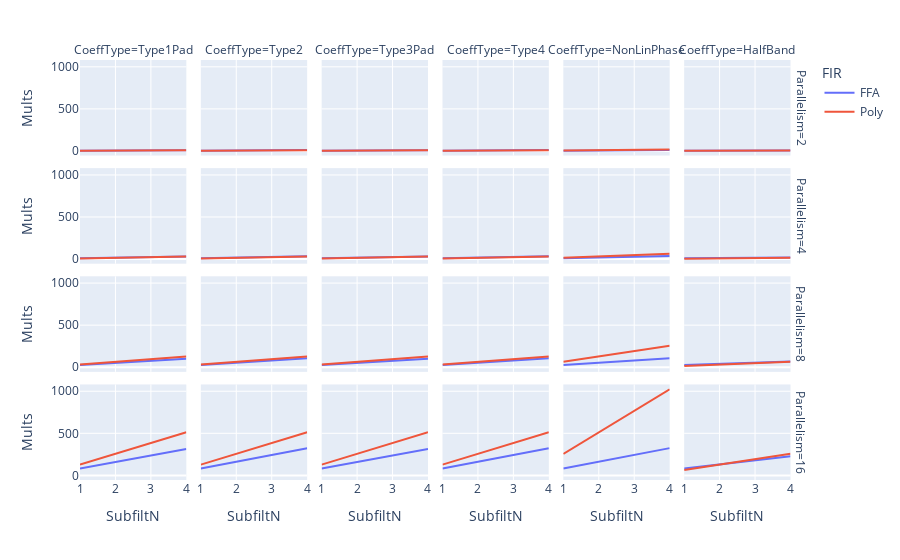

The notebook cell this image was saved under:
### Code cell
import plotly.express as px
px.line(frame, x='SubfiltN',y='Mults', color='FIR', facet_row='Parallelism', facet_col='CoeffType', height=1000)

### Figure 1 — Plotly figure (JSON) as saved in the notebook; plotly's stock layout.template omitted (floating-point values rounded to 4 significant figures)
{"data": [{"hovertemplate": "FIR=FFA<br>Parallelism=2<br>CoeffType=Type1Pad<br>SubfiltN=%{x}<br>Mults=%{y}<extra></extra>", "legendgroup": "FFA", "line": {"color": "#636efa", "dash": "solid"}, "mode": "lines", "name": "FFA", "orientation": "v", "showlegend": true, "type": "scatter", "x": [1, 2, 3, 4], "xaxis": "x19", "y": [3, 4, 6, 8], "yaxis": "y19"}, {"hovertemplate": "FIR=FFA<br>Parallelism=2<br>CoeffType=Type2<br>SubfiltN=%{x}<br>Mults=%{y}<extra></extra>", "legendgroup": "FFA", "line": {"color": "#636efa", "dash": "solid"}, "mode": "lines", "name": "FFA", "orientation": "v", "showlegend": false, "type": "scatter", "x": [1, 2, 3, 4], "xaxis": "x20", "y": [3, 5, 8, 10], "yaxis": "y20"}, {"hovertemplate": "FIR=FFA<br>Parallelism=2<br>CoeffType=Type3Pad<br>SubfiltN=%{x}<br>Mults=%{y}<extra></extra>", "legendgroup": "FFA", "line": {"color": "#636efa", "dash": "solid"}, "mode": "lines", "name": "FFA", "orientation": "v", "showlegend": false, "type": "scatter", "x": [1, 2, 3, 4], "xaxis": "x21", "y": [3, 4, 6, 8], "yaxis": "y21"}, {"hovertemplate": "FIR=FFA<br>Parallelism=2<br>CoeffType=Type4<br>SubfiltN=%{x}<br>Mults=%{y}<extra></extra>", "legendgroup": "FFA", "line": {"color": "#636efa", "dash": "solid"}, "mode": "lines", "name": "FFA", "orientation": "v", "showlegend": false, "type": "scatter", "x": [1, 2, 3, 4], "xaxis": "x22", "y": [3, 5, 7, 10], "yaxis": "y22"}, {"hovertemplate": "FIR=FFA<br>Parallelism=2<br>CoeffType=NonLinPhase<br>SubfiltN=%{x}<br>Mults=%{y}<extra></extra>", "legendgroup": "FFA", "line": {"color": "#636efa", "dash": "solid"}, "mode": "lines", "name": "FFA", "orientation": "v", "showlegend": false, "type": "scatter", "x": [1, 2, 3, 4], "xaxis": "x23", "y": [3, 6, 9, 12], "yaxis": "y23"}, {"hovertemplate": "FIR=FFA<br>Parallelism=2<br>CoeffType=HalfBand<br>SubfiltN=%{x}<br>Mults=%{y}<extra></extra>", "legendgroup": "FFA", "line": {"color": "#636efa", "dash": "solid"}, "mode": "lines", "name": "FFA", "orientation": "v", "showlegend": false, "type": "scatter", "x": [1, 2, 3, 4], "xaxis": "x24", "y": [3, 3, 5, 5], "yaxis": "y24"}, {"hovertemplate": "FIR=FFA<br>Parallelism=4<br>CoeffType=Type1Pad<br>SubfiltN=%{x}<br>Mults=%{y}<extra></extra>", "legendgroup": "FFA", "line": {"color": "#636efa", "dash": "solid"}, "mode": "lines", "name": "FFA", "orientation": "v", "showlegend": false, "type": "scatter", "x": [1, 2, 3, 4], "xaxis": "x13", "y": [9, 15, 23, 30], "yaxis": "y13"}, {"hovertemplate": "FIR=FFA<br>Parallelism=4<br>CoeffType=Type2<br>SubfiltN=%{x}<br>Mults=%{y}<extra></extra>", "legendgroup": "FFA", "line": {"color": "#636efa", "dash": "solid"}, "mode": "lines", "name": "FFA", "orientation": "v", "showlegend": false, "type": "scatter", "x": [1, 2, 3, 4], "xaxis": "x14", "y": [9, 17, 26, 34], "yaxis": "y14"}, {"hovertemplate": "FIR=FFA<br>Parallelism=4<br>CoeffType=Type3Pad<br>SubfiltN=%{x}<br>Mults=%{y}<extra></extra>", "legendgroup": "FFA", "line": {"color": "#636efa", "dash": "solid"}, "mode": "lines", "name": "FFA", "orientation": "v", "showlegend": false, "type": "scatter", "x": [1, 2, 3, 4], "xaxis": "x15", "y": [9, 15, 22, 30], "yaxis": "y15"}, {"hovertemplate": "FIR=FFA<br>Parallelism=4<br>CoeffType=Type4<br>SubfiltN=%{x}<br>Mults=%{y}<extra></extra>", "legendgroup": "FFA", "line": {"color": "#636efa", "dash": "solid"}, "mode": "lines", "name": "FFA", "orientation": "v", "showlegend": false, "type": "scatter", "x": [1, 2, 3, 4], "xaxis": "x16", "y": [9, 17, 25, 34], "yaxis": "y16"}, {"hovertemplate": "FIR=FFA<br>Parallelism=4<br>CoeffType=NonLinPhase<br>SubfiltN=%{x}<br>Mults=%{y}<extra></extra>", "legendgroup": "FFA", "line": {"color": "#636efa", "dash": "solid"}, "mode": "lines", "name": "FFA", "orientation": "v", "showlegend": false, "type": "scatter", "x": [1, 2, 3, 4], "xaxis": "x17", "y": [9, 18, 27, 36], "yaxis": "y17"}, {"hovertemplate": "FIR=FFA<br>Parallelism=4<br>CoeffType=HalfBand<br>SubfiltN=%{x}<br>Mults=%{y}<extra></extra>", "legendgroup": "FFA", "line": {"color": "#636efa", "dash": "solid"}, "mode": "lines", "name": "FFA", "orientation": "v", "showlegend": false, "type": "scatter", "x": [1, 2, 3, 4], "xaxis": "x18", "y": [9, 11, 15, 19], "yaxis": "y18"}, {"hovertemplate": "FIR=FFA<br>Parallelism=8<br>CoeffType=Type1Pad<br>SubfiltN=%{x}<br>Mults=%{y}<extra></extra>", "legendgroup": "FFA", "line": {"color": "#636efa", "dash": "solid"}, "mode": "lines", "name": "FFA", "orientation": "v", "showlegend": false, "type": "scatter", "x": [1, 2, 3, 4], "xaxis": "x7", "y": [27, 50, 76, 100], "yaxis": "y7"}, {"hovertemplate": "FIR=FFA<br>Parallelism=8<br>CoeffType=Type2<br>SubfiltN=%{x}<br>Mults=%{y}<extra></extra>", "legendgroup": "FFA", "line": {"color": "#636efa", "dash": "solid"}, "mode": "lines", "name": "FFA", "orientation": "v", "showlegend": false, "type": "scatter", "x": [1, 2, 3, 4], "xaxis": "x8", "y": [27, 53, 80, 106], "yaxis": "y8"}, {"hovertemplate": "FIR=FFA<br>Parallelism=8<br>CoeffType=Type3Pad<br>SubfiltN=%{x}<br>Mults=%{y}<extra></extra>", "legendgroup": "FFA", "line": {"color": "#636efa", "dash": "solid"}, "mode": "lines", "name": "FFA", "orientation": "v", "showlegend": false, "type": "scatter", "x": [1, 2, 3, 4], "xaxis": "x9", "y": [27, 50, 74, 100], "yaxis": "y9"}, {"hovertemplate": "FIR=FFA<br>Parallelism=8<br>CoeffType=Type4<br>SubfiltN=%{x}<br>Mults=%{y}<extra></extra>", "legendgroup": "FFA", "line": {"color": "#636efa", "dash": "solid"}, "mode": "lines", "name": "FFA", "orientation": "v", "showlegend": false, "type": "scatter", "x": [1, 2, 3, 4], "xaxis": "x10", "y": [27, 53, 79, 106], "yaxis": "y10"}, {"hovertemplate": "FIR=FFA<br>Parallelism=8<br>CoeffType=NonLinPhase<br>SubfiltN=%{x}<br>Mults=%{y}<extra></extra>", "legendgroup": "FFA", "line": {"color": "#636efa", "dash": "solid"}, "mode": "lines", "name": "FFA", "orientation": "v", "showlegend": false, "type": "scatter", "x": [1, 2, 3, 4], "xaxis": "x11", "y": [27, 54, 81, 108], "yaxis": "y11"}, {"hovertemplate": "FIR=FFA<br>Parallelism=8<br>CoeffType=HalfBand<br>SubfiltN=%{x}<br>Mults=%{y}<extra></extra>", "legendgroup": "FFA", "line": {"color": "#636efa", "dash": "solid"}, "mode": "lines", "name": "FFA", "orientation": "v", "showlegend": false, "type": "scatter", "x": [1, 2, 3, 4], "xaxis": "x12", "y": [27, 39, 55, 69], "yaxis": "y12"}, {"hovertemplate": "FIR=FFA<br>Parallelism=16<br>CoeffType=Type1Pad<br>SubfiltN=%{x}<br>Mults=%{y}<extra></extra>", "legendgroup": "FFA", "line": {"color": "#636efa", "dash": "solid"}, "mode": "lines", "name": "FFA", "orientation": "v", "showlegend": false, "type": "scatter", "x": [1, 2, 3, 4], "xaxis": "x", "y": [81, 157, 237, 314], "yaxis": "y"}, {"hovertemplate": "FIR=FFA<br>Parallelism=16<br>CoeffType=Type2<br>SubfiltN=%{x}<br>Mults=%{y}<extra></extra>", "legendgroup": "FFA", "line": {"color": "#636efa", "dash": "solid"}, "mode": "lines", "name": "FFA", "orientation": "v", "showlegend": false, "type": "scatter", "x": [1, 2, 3, 4], "xaxis": "x2", "y": [81, 161, 242, 322], "yaxis": "y2"}, {"hovertemplate": "FIR=FFA<br>Parallelism=16<br>CoeffType=Type3Pad<br>SubfiltN=%{x}<br>Mults=%{y}<extra></extra>", "legendgroup": "FFA", "line": {"color": "#636efa", "dash": "solid"}, "mode": "lines", "name": "FFA", "orientation": "v", "showlegend": false, "type": "scatter", "x": [1, 2, 3, 4], "xaxis": "x3", "y": [81, 157, 234, 314], "yaxis": "y3"}, {"hovertemplate": "FIR=FFA<br>Parallelism=16<br>CoeffType=Type4<br>SubfiltN=%{x}<br>Mults=%{y}<extra></extra>", "legendgroup": "FFA", "line": {"color": "#636efa", "dash": "solid"}, "mode": "lines", "name": "FFA", "orientation": "v", "showlegend": false, "type": "scatter", "x": [1, 2, 3, 4], "xaxis": "x4", "y": [81, 161, 241, 322], "yaxis": "y4"}, {"hovertemplate": "FIR=FFA<br>Parallelism=16<br>CoeffType=NonLinPhase<br>SubfiltN=%{x}<br>Mults=%{y}<extra></extra>", "legendgroup": "FFA", "line": {"color": "#636efa", "dash": "solid"}, "mode": "lines", "name": "FFA", "orientation": "v", "showlegend": false, "type": "scatter", "x": [1, 2, 3, 4], "xaxis": "x5", "y": [81, 162, 243, 324], "yaxis": "y5"}, {"hovertemplate": "FIR=FFA<br>Parallelism=16<br>CoeffType=HalfBand<br>SubfiltN=%{x}<br>Mults=%{y}<extra></extra>", "legendgroup": "FFA", "line": {"color": "#636efa", "dash": "solid"}, "mode": "lines", "name": "FFA", "orientation": "v", "showlegend": false, "type": "scatter", "x": [1, 2, 3, 4], "xaxis": "x6", "y": [81, 127, 179, 227], "yaxis": "y6"}, {"hovertemplate": "FIR=Poly<br>Parallelism=2<br>CoeffType=Type1Pad<br>SubfiltN=%{x}<br>Mults=%{y}<extra></extra>", "legendgroup": "Poly", "line": {"color": "#EF553B", "dash": "solid"}, "mode": "lines", "name": "Poly", "orientation": "v", "showlegend": true, "type": "scatter", "x": [1, 2, 3, 4], "xaxis": "x19", "y": [2, 4, 6, 8], "yaxis": "y19"}, {"hovertemplate": "FIR=Poly<br>Parallelism=2<br>CoeffType=Type2<br>SubfiltN=%{x}<br>Mults=%{y}<extra></extra>", "legendgroup": "Poly", "line": {"color": "#EF553B", "dash": "solid"}, "mode": "lines", "name": "Poly", "orientation": "v", "showlegend": false, "type": "scatter", "x": [1, 2, 3, 4], "xaxis": "x20", "y": [2, 4, 6, 8], "yaxis": "y20"}, {"hovertemplate": "FIR=Poly<br>Parallelism=2<br>CoeffType=Type3Pad<br>SubfiltN=%{x}<br>Mults=%{y}<extra></extra>", "legendgroup": "Poly", "line": {"color": "#EF553B", "dash": "solid"}, "mode": "lines", "name": "Poly", "orientation": "v", "showlegend": false, "type": "scatter", "x": [1, 2, 3, 4], "xaxis": "x21", "y": [2, 4, 6, 8], "yaxis": "y21"}, {"hovertemplate": "FIR=Poly<br>Parallelism=2<br>CoeffType=Type4<br>SubfiltN=%{x}<br>Mults=%{y}<extra></extra>", "legendgroup": "Poly", "line": {"color": "#EF553B", "dash": "solid"}, "mode": "lines", "name": "Poly", "orientation": "v", "showlegend": false, "type": "scatter", "x": [1, 2, 3, 4], "xaxis": "x22", "y": [2, 4, 6, 8], "yaxis": "y22"}, {"hovertemplate": "FIR=Poly<br>Parallelism=2<br>CoeffType=NonLinPhase<br>SubfiltN=%{x}<br>Mults=%{y}<extra></extra>", "legendgroup": "Poly", "line": {"color": "#EF553B", "dash": "solid"}, "mode": "lines", "name": "Poly", "orientation": "v", "showlegend": false, "type": "scatter", "x": [1, 2, 3, 4], "xaxis": "x23", "y": [4, 8, 12, 16], "yaxis": "y23"}, {"hovertemplate": "FIR=Poly<br>Parallelism=2<br>CoeffType=HalfBand<br>SubfiltN=%{x}<br>Mults=%{y}<extra></extra>", "legendgroup": "Poly", "line": {"color": "#EF553B", "dash": "solid"}, "mode": "lines", "name": "Poly", "orientation": "v", "showlegend": false, "type": "scatter", "x": [1, 2, 3, 4], "xaxis": "x24", "y": [2, 2, 4, 4], "yaxis": "y24"}, {"hovertemplate": "FIR=Poly<br>Parallelism=4<br>CoeffType=Type1Pad<br>SubfiltN=%{x}<br>Mults=%{y}<extra></extra>", "legendgroup": "Poly", "line": {"color": "#EF553B", "dash": "solid"}, "mode": "lines", "name": "Poly", "orientation": "v", "showlegend": false, "type": "scatter", "x": [1, 2, 3, 4], "xaxis": "x13", "y": [8, 16, 24, 32], "yaxis": "y13"}, {"hovertemplate": "FIR=Poly<br>Parallelism=4<br>CoeffType=Type2<br>SubfiltN=%{x}<br>Mults=%{y}<extra></extra>", "legendgroup": "Poly", "line": {"color": "#EF553B", "dash": "solid"}, "mode": "lines", "name": "Poly", "orientation": "v", "showlegend": false, "type": "scatter", "x": [1, 2, 3, 4], "xaxis": "x14", "y": [8, 16, 24, 32], "yaxis": "y14"}, {"hovertemplate": "FIR=Poly<br>Parallelism=4<br>CoeffType=Type3Pad<br>SubfiltN=%{x}<br>Mults=%{y}<extra></extra>", "legendgroup": "Poly", "line": {"color": "#EF553B", "dash": "solid"}, "mode": "lines", "name": "Poly", "orientation": "v", "showlegend": false, "type": "scatter", "x": [1, 2, 3, 4], "xaxis": "x15", "y": [8, 16, 24, 32], "yaxis": "y15"}, {"hovertemplate": "FIR=Poly<br>Parallelism=4<br>CoeffType=Type4<br>SubfiltN=%{x}<br>Mults=%{y}<extra></extra>", "legendgroup": "Poly", "line": {"color": "#EF553B", "dash": "solid"}, "mode": "lines", "name": "Poly", "orientation": "v", "showlegend": false, "type": "scatter", "x": [1, 2, 3, 4], "xaxis": "x16", "y": [8, 16, 24, 32], "yaxis": "y16"}, {"hovertemplate": "FIR=Poly<br>Parallelism=4<br>CoeffType=NonLinPhase<br>SubfiltN=%{x}<br>Mults=%{y}<extra></extra>", "legendgroup": "Poly", "line": {"color": "#EF553B", "dash": "solid"}, "mode": "lines", "name": "Poly", "orientation": "v", "showlegend": false, "type": "scatter", "x": [1, 2, 3, 4], "xaxis": "x17", "y": [16, 32, 48, 64], "yaxis": "y17"}, {"hovertemplate": "FIR=Poly<br>Parallelism=4<br>CoeffType=HalfBand<br>SubfiltN=%{x}<br>Mults=%{y}<extra></extra>", "legendgroup": "Poly", "line": {"color": "#EF553B", "dash": "solid"}, "mode": "lines", "name": "Poly", "orientation": "v", "showlegend": false, "type": "scatter", "x": [1, 2, 3, 4], "xaxis": "x18", "y": [4, 8, 12, 16], "yaxis": "y18"}, {"hovertemplate": "FIR=Poly<br>Parallelism=8<br>CoeffType=Type1Pad<br>SubfiltN=%{x}<br>Mults=%{y}<extra></extra>", "legendgroup": "Poly", "line": {"color": "#EF553B", "dash": "solid"}, "mode": "lines", "name": "Poly", "orientation": "v", "showlegend": false, "type": "scatter", "x": [1, 2, 3, 4], "xaxis": "x7", "y": [32, 64, 96, 128], "yaxis": "y7"}, {"hovertemplate": "FIR=Poly<br>Parallelism=8<br>CoeffType=Type2<br>SubfiltN=%{x}<br>Mults=%{y}<extra></extra>", "legendgroup": "Poly", "line": {"color": "#EF553B", "dash": "solid"}, "mode": "lines", "name": "Poly", "orientation": "v", "showlegend": false, "type": "scatter", "x": [1, 2, 3, 4], "xaxis": "x8", "y": [32, 64, 96, 128], "yaxis": "y8"}, {"hovertemplate": "FIR=Poly<br>Parallelism=8<br>CoeffType=Type3Pad<br>SubfiltN=%{x}<br>Mults=%{y}<extra></extra>", "legendgroup": "Poly", "line": {"color": "#EF553B", "dash": "solid"}, "mode": "lines", "name": "Poly", "orientation": "v", "showlegend": false, "type": "scatter", "x": [1, 2, 3, 4], "xaxis": "x9", "y": [32, 64, 96, 128], "yaxis": "y9"}, {"hovertemplate": "FIR=Poly<br>Parallelism=8<br>CoeffType=Type4<br>SubfiltN=%{x}<br>Mults=%{y}<extra></extra>", "legendgroup": "Poly", "line": {"color": "#EF553B", "dash": "solid"}, "mode": "lines", "name": "Poly", "orientation": "v", "showlegend": false, "type": "scatter", "x": [1, 2, 3, 4], "xaxis": "x10", "y": [32, 64, 96, 128], "yaxis": "y10"}, {"hovertemplate": "FIR=Poly<br>Parallelism=8<br>CoeffType=NonLinPhase<br>SubfiltN=%{x}<br>Mults=%{y}<extra></extra>", "legendgroup": "Poly", "line": {"color": "#EF553B", "dash": "solid"}, "mode": "lines", "name": "Poly", "orientation": "v", "showlegend": false, "type": "scatter", "x": [1, 2, 3, 4], "xaxis": "x11", "y": [64, 128, 192, 256], "yaxis": "y11"}, {"hovertemplate": "FIR=Poly<br>Parallelism=8<br>CoeffType=HalfBand<br>SubfiltN=%{x}<br>Mults=%{y}<extra></extra>", "legendgroup": "Poly", "line": {"color": "#EF553B", "dash": "solid"}, "mode": "lines", "name": "Poly", "orientation": "v", "showlegend": false, "type": "scatter", "x": [1, 2, 3, 4], "xaxis": "x12", "y": [16, 32, 48, 64], "yaxis": "y12"}, {"hovertemplate": "FIR=Poly<br>Parallelism=16<br>CoeffType=Type1Pad<br>SubfiltN=%{x}<br>Mults=%{y}<extra></extra>", "legendgroup": "Poly", "line": {"color": "#EF553B", "dash": "solid"}, "mode": "lines", "name": "Poly", "orientation": "v", "showlegend": false, "type": "scatter", "x": [1, 2, 3, 4], "xaxis": "x", "y": [128, 256, 384, 512], "yaxis": "y"}, {"hovertemplate": "FIR=Poly<br>Parallelism=16<br>CoeffType=Type2<br>SubfiltN=%{x}<br>Mults=%{y}<extra></extra>", "legendgroup": "Poly", "line": {"color": "#EF553B", "dash": "solid"}, "mode": "lines", "name": "Poly", "orientation": "v", "showlegend": false, "type": "scatter", "x": [1, 2, 3, 4], "xaxis": "x2", "y": [128, 256, 384, 512], "yaxis": "y2"}, {"hovertemplate": "FIR=Poly<br>Parallelism=16<br>CoeffType=Type3Pad<br>SubfiltN=%{x}<br>Mults=%{y}<extra></extra>", "legendgroup": "Poly", "line": {"color": "#EF553B", "dash": "solid"}, "mode": "lines", "name": "Poly", "orientation": "v", "showlegend": false, "type": "scatter", "x": [1, 2, 3, 4], "xaxis": "x3", "y": [128, 256, 384, 512], "yaxis": "y3"}, {"hovertemplate": "FIR=Poly<br>Parallelism=16<br>CoeffType=Type4<br>SubfiltN=%{x}<br>Mults=%{y}<extra></extra>", "legendgroup": "Poly", "line": {"color": "#EF553B", "dash": "solid"}, "mode": "lines", "name": "Poly", "orientation": "v", "showlegend": false, "type": "scatter", "x": [1, 2, 3, 4], "xaxis": "x4", "y": [128, 256, 384, 512], "yaxis": "y4"}, {"hovertemplate": "FIR=Poly<br>Parallelism=16<br>CoeffType=NonLinPhase<br>SubfiltN=%{x}<br>Mults=%{y}<extra></extra>", "legendgroup": "Poly", "line": {"color": "#EF553B", "dash": "solid"}, "mode": "lines", "name": "Poly", "orientation": "v", "showlegend": false, "type": "scatter", "x": [1, 2, 3, 4], "xaxis": "x5", "y": [256, 512, 768, 1024], "yaxis": "y5"}, {"hovertemplate": "FIR=Poly<br>Parallelism=16<br>CoeffType=HalfBand<br>SubfiltN=%{x}<br>Mults=%{y}<extra></extra>", "legendgroup": "Poly", "line": {"color": "#EF553B", "dash": "solid"}, "mode": "lines", "name": "Poly", "orientation": "v", "showlegend": false, "type": "scatter", "x": [1, 2, 3, 4], "xaxis": "x6", "y": [64, 128, 192, 256], "yaxis": "y6"}], "layout": {"annotations": [{"font": {}, "showarrow": false, "text": "CoeffType=Type1Pad", "x": 0.07333, "xanchor": "center", "xref": "paper", "y": 1, "yanchor": "bottom", "yref": "paper"}, {"font": {}, "showarrow": false, "text": "CoeffType=Type2", "x": 0.24, "xanchor": "center", "xref": "paper", "y": 1, "yanchor": "bottom", "yref": "paper"}, {"font": {}, "showarrow": false, "text": "CoeffType=Type3Pad", "x": 0.4067, "xanchor": "center", "xref": "paper", "y": 1, "yanchor": "bottom", "yref": "paper"}, {"font": {}, "showarrow": false, "text": "CoeffType=Type4", "x": 0.5733, "xanchor": "center", "xref": "paper", "y": 1, "yanchor": "bottom", "yref": "paper"}, {"font": {}, "showarrow": false, "text": "CoeffType=NonLinPhase", "x": 0.74, "xanchor": "center", "xref": "paper", "y": 1, "yanchor": "bottom", "yref": "paper"}, {"font": {}, "showarrow": false, "text": "CoeffType=HalfBand", "x": 0.9067, "xanchor": "center", "xref": "paper", "y": 1, "yanchor": "bottom", "yref": "paper"}, {"font": {}, "showarrow": false, "text": "Parallelism=16", "textangle": 90, "x": 0.98, "xanchor": "left", "xref": "paper", "y": 0.1138, "yanchor": "middle", "yref": "paper"}, {"font": {}, "showarrow": false, "text": "Parallelism=8", "textangle": 90, "x": 0.98, "xanchor": "left", "xref": "paper", "y": 0.3712, "yanchor": "middle", "yref": "paper"}, {"font": {}, "showarrow": false, "text": "Parallelism=4", "textangle": 90, "x": 0.98, "xanchor": "left", "xref": "paper", "y": 0.6288, "yanchor": "middle", "yref": "paper"}, {"font": {}, "showarrow": false, "text": "Parallelism=2", "textangle": 90, "x": 0.98, "xanchor": "left", "xref": "paper", "y": 0.8862, "yanchor": "middle", "yref": "paper"}], "autosize": true, "legend": {"title": {"text": "FIR"}, "tracegroupgap": 0}, "margin": {"t": 60}, "xaxis": {"anchor": "y", "autorange": true, "domain": [0, 0.1467], "range": [1, 4], "title": {"text": "SubfiltN"}, "type": "linear"}, "xaxis10": {"anchor": "y10", "autorange": true, "domain": [0.5, 0.6467], "matches": "x", "range": [1, 4], "showticklabels": false, "type": "linear"}, "xaxis11": {"anchor": "y11", "autorange": true, "domain": [0.6667, 0.8133], "matches": "x", "range": [1, 4], "showticklabels": false, "type": "linear"}, "xaxis12": {"anchor": "y12", "autorange": true, "domain": [0.8333, 0.98], "matches": "x", "range": [1, 4], "showticklabels": false, "type": "linear"}, "xaxis13": {"anchor": "y13", "autorange": true, "domain": [0, 0.1467], "matches": "x", "range": [1, 4], "showticklabels": false, "type": "linear"}, "xaxis14": {"anchor": "y14", "autorange": true, "domain": [0.1667, 0.3133], "matches": "x", "range": [1, 4], "showticklabels": false, "type": "linear"}, "xaxis15": {"anchor": "y15", "autorange": true, "domain": [0.3333, 0.48], "matches": "x", "range": [1, 4], "showticklabels": false, "type": "linear"}, "xaxis16": {"anchor": "y16", "autorange": true, "domain": [0.5, 0.6467], "matches": "x", "range": [1, 4], "showticklabels": false, "type": "linear"}, "xaxis17": {"anchor": "y17", "autorange": true, "domain": [0.6667, 0.8133], "matches": "x", "range": [1, 4], "showticklabels": false, "type": "linear"}, "xaxis18": {"anchor": "y18", "autorange": true, "domain": [0.8333, 0.98], "matches": "x", "range": [1, 4], "showticklabels": false, "type": "linear"}, "xaxis19": {"anchor": "y19", "autorange": true, "domain": [0, 0.1467], "matches": "x", "range": [1, 4], "showticklabels": false, "type": "linear"}, "xaxis2": {"anchor": "y2", "autorange": true, "domain": [0.1667, 0.3133], "matches": "x", "range": [1, 4], "title": {"text": "SubfiltN"}, "type": "linear"}, "xaxis20": {"anchor": "y20", "autorange": true, "domain": [0.1667, 0.3133], "matches": "x", "range": [1, 4], "showticklabels": false, "type": "linear"}, "xaxis21": {"anchor": "y21", "autorange": true, "domain": [0.3333, 0.48], "matches": "x", "range": [1, 4], "showticklabels": false, "type": "linear"}, "xaxis22": {"anchor": "y22", "autorange": true, "domain": [0.5, 0.6467], "matches": "x", "range": [1, 4], "showticklabels": false, "type": "linear"}, "xaxis23": {"anchor": "y23", "autorange": true, "domain": [0.6667, 0.8133], "matches": "x", "range": [1, 4], "showticklabels": false, "type": "linear"}, "xaxis24": {"anchor": "y24", "autorange": true, "domain": [0.8333, 0.98], "matches": "x", "range": [1, 4], "showticklabels": false, "type": "linear"}, "xaxis3": {"anchor": "y3", "autorange": true, "domain": [0.3333, 0.48], "matches": "x", "range": [1, 4], "title": {"text": "SubfiltN"}, "type": "linear"}, "xaxis4": {"anchor": "y4", "autorange": true, "domain": [0.5, 0.6467], "matches": "x", "range": [1, 4], "title": {"text": "SubfiltN"}, "type": "linear"}, "xaxis5": {"anchor": "y5", "autorange": true, "domain": [0.6667, 0.8133], "matches": "x", "range": [1, 4], "title": {"text": "SubfiltN"}, "type": "linear"}, "xaxis6": {"anchor": "y6", "autorange": true, "domain": [0.8333, 0.98], "matches": "x", "range": [1, 4], "title": {"text": "SubfiltN"}, "type": "linear"}, "xaxis7": {"anchor": "y7", "autorange": true, "domain": [0, 0.1467], "matches": "x", "range": [1, 4], "showticklabels": false, "type": "linear"}, "xaxis8": {"anchor": "y8", "autorange": true, "domain": [0.1667, 0.3133], "matches": "x", "range": [1, 4], "showticklabels": false, "type": "linear"}, "xaxis9": {"anchor": "y9", "autorange": true, "domain": [0.3333, 0.48], "matches": "x", "range": [1, 4], "showticklabels": false, "type": "linear"}, "yaxis": {"anchor": "x", "autorange": true, "domain": [0, 0.2275], "range": [-54.78, 1081.0], "title": {"text": "Mults"}, "type": "linear"}, "yaxis10": {"anchor": "x10", "autorange": true, "domain": [0.2575, 0.485], "matches": "y", "range": [-54.78, 1081.0], "showticklabels": false, "type": "linear"}, "yaxis11": {"anchor": "x11", "autorange": true, "domain": [0.2575, 0.485], "matches": "y", "range": [-54.78, 1081.0], "showticklabels": false, "type": "linear"}, "yaxis12": {"anchor": "x12", "autorange": true, "domain": [0.2575, 0.485], "matches": "y", "range": [-54.78, 1081.0], "showticklabels": false, "type": "linear"}, "yaxis13": {"anchor": "x13", "autorange": true, "domain": [0.515, 0.7425], "matches": "y", "range": [-54.78, 1081.0], "title": {"text": "Mults"}, "type": "linear"}, "yaxis14": {"anchor": "x14", "autorange": true, "domain": [0.515, 0.7425], "matches": "y", "range": [-54.78, 1081.0], "showticklabels": false, "type": "linear"}, "yaxis15": {"anchor": "x15", "autorange": true, "domain": [0.515, 0.7425], "matches": "y", "range": [-54.78, 1081.0], "showticklabels": false, "type": "linear"}, "yaxis16": {"anchor": "x16", "autorange": true, "domain": [0.515, 0.7425], "matches": "y", "range": [-54.78, 1081.0], "showticklabels": false, "type": "linear"}, "yaxis17": {"anchor": "x17", "autorange": true, "domain": [0.515, 0.7425], "matches": "y", "range": [-54.78, 1081.0], "showticklabels": false, "type": "linear"}, "yaxis18": {"anchor": "x18", "autorange": true, "domain": [0.515, 0.7425], "matches": "y", "range": [-54.78, 1081.0], "showticklabels": false, "type": "linear"}, "yaxis19": {"anchor": "x19", "autorange": true, "domain": [0.7725, 1], "matches": "y", "range": [-54.78, 1081.0], "title": {"text": "Mults"}, "type": "linear"}, "yaxis2": {"anchor": "x2", "autorange": true, "domain": [0, 0.2275], "matches": "y", "range": [-54.78, 1081.0], "showticklabels": false, "type": "linear"}, "yaxis20": {"anchor": "x20", "autorange": true, "domain": [0.7725, 1], "matches": "y", "range": [-54.78, 1081.0], "showticklabels": false, "type": "linear"}, "yaxis21": {"anchor": "x21", "autorange": true, "domain": [0.7725, 1], "matches": "y", "range": [-54.78, 1081.0], "showticklabels": false, "type": "linear"}, "yaxis22": {"anchor": "x22", "autorange": true, "domain": [0.7725, 1], "matches": "y", "range": [-54.78, 1081.0], "showticklabels": false, "type": "linear"}, "yaxis23": {"anchor": "x23", "autorange": true, "domain": [0.7725, 1], "matches": "y", "range": [-54.78, 1081.0], "showticklabels": false, "type": "linear"}, "yaxis24": {"anchor": "x24", "autorange": true, "domain": [0.7725, 1], "matches": "y", "range": [-54.78, 1081.0], "showticklabels": false, "type": "linear"}, "yaxis3": {"anchor": "x3", "autorange": true, "domain": [0, 0.2275], "matches": "y", "range": [-54.78, 1081.0], "showticklabels": false, "type": "linear"}, "yaxis4": {"anchor": "x4", "autorange": true, "domain": [0, 0.2275], "matches": "y", "range": [-54.78, 1081.0], "showticklabels": false, "type": "linear"}, "yaxis5": {"anchor": "x5", "autorange": true, "domain": [0, 0.2275], "matches": "y", "range": [-54.78, 1081.0], "showticklabels": false, "type": "linear"}, "yaxis6": {"anchor": "x6", "autorange": true, "domain": [0, 0.2275], "matches": "y", "range": [-54.78, 1081.0], "showticklabels": false, "type": "linear"}, "yaxis7": {"anchor": "x7", "autorange": true, "domain": [0.2575, 0.485], "matches": "y", "range": [-54.78, 1081.0], "title": {"text": "Mults"}, "type": "linear"}, "yaxis8": {"anchor": "x8", "autorange": true, "domain": [0.2575, 0.485], "matches": "y", "range": [-54.78, 1081.0], "showticklabels": false, "type": "linear"}, "yaxis9": {"anchor": "x9", "autorange": true, "domain": [0.2575, 0.485], "matches": "y", "range": [-54.78, 1081.0], "showticklabels": false, "type": "linear"}}}
